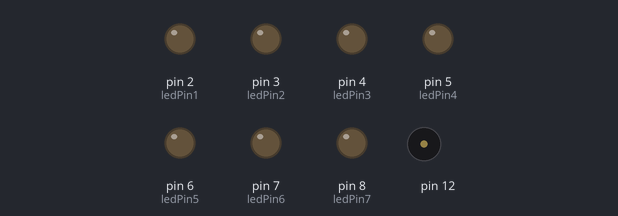
The sketch below on a simulated Arduino Uno, built with avr-gcc and run on an emulated ATmega328P. Shown: output pins drawn as LEDs (lit = HIGH), buzzer (waves = sounding).

Above: at 0.1 s.
At 9.86 s:
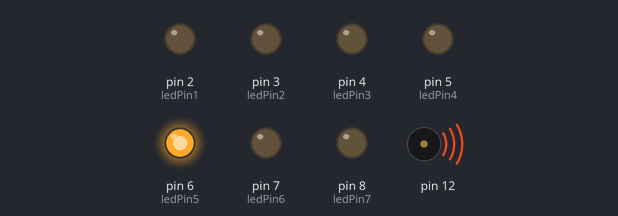
At 15.72 s:
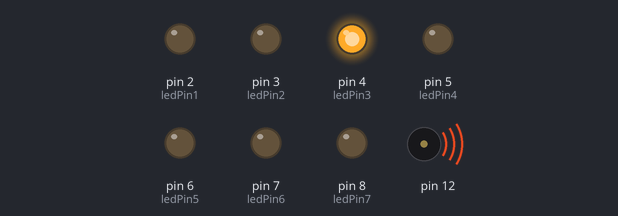
At 19.93 s:
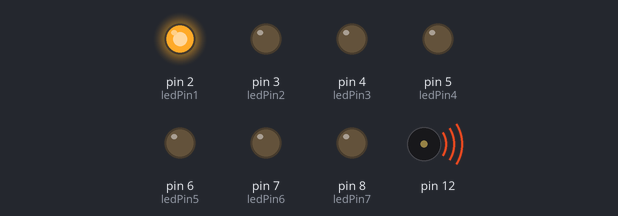
At 26.85 s:
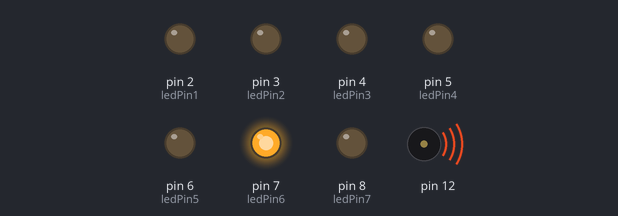
At 39.38 s:
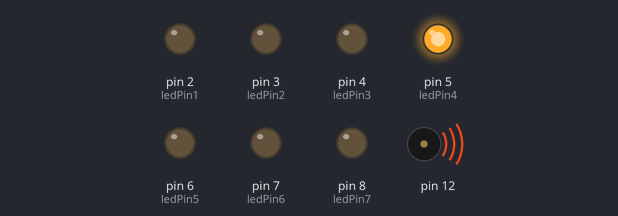
Timing chart, 0 to 40.0 s (numbered marks = the images above):
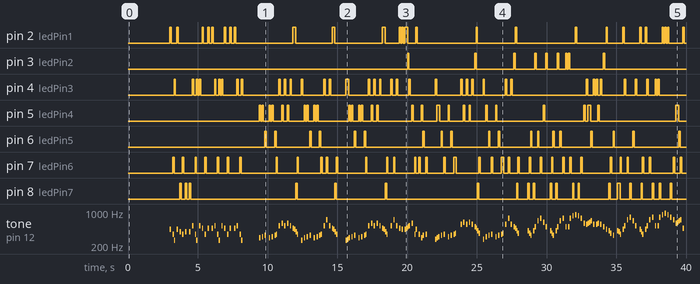

Measured:
- by itself, pin 2 (ledPin1): LOW → HIGH at 3.0 s, → LOW 0.10 s later, → HIGH 0.40 s later, → LOW 0.10 s later, … (52 changes in this stretch)
- by itself, pin 3 (ledPin2): LOW → HIGH at 20.0 s, → LOW 0.10 s later, → HIGH 4.7 s later, → LOW 0.10 s later, … (18 changes in this stretch)
- by itself, pin 4 (ledPin3): LOW → HIGH at 3.3 s, → LOW 0.10 s later, → HIGH 1.2 s later, → LOW 0.10 s later, … (76 changes in this stretch)
- by itself, pin 5 (ledPin4): LOW → HIGH at 9.4 s, → LOW 0.10 s later, → HIGH 0.10 s later, → LOW 0.10 s later, … (58 changes in this stretch)
- by itself, pin 6 (ledPin5): LOW → HIGH at 9.8 s, → LOW 0.10 s later, → HIGH 0.60 s later, → LOW 0.10 s later, … (38 changes in this stretch)
- by itself, pin 7 (ledPin6): LOW → HIGH at 3.2 s, → LOW 0.10 s later, → HIGH 0.60 s later, → LOW 0.10 s later, … (76 changes in this stretch)
- by itself, pin 8 (ledPin7): LOW → HIGH at 3.7 s, → LOW 0.10 s later, → HIGH 0.30 s later, → LOW 0.10 s later, … (42 changes in this stretch)
- by itself, tone on pin 12: plays 440 Hz for 0.10 s, 349 Hz for 0.10 s, 261 Hz for 0.10 s, 440 Hz for 0.10 s, 391 Hz for 0.10 s, 349 Hz for 0.10 s … (191 notes in this stretch)

The sketch:

pianoBuzzLedCoconutMall.ino
```cpp
//Key Values
const int aVal = 10;
const int bVal = 12;
const int cVal = 1;
const int dVal = 3;
const int eVal = 5;
const int fVal = 6;
const int gVal = 8;

//sharp Key Values
const int cValS = 2;
const int dValS = 4;
const int fValS = 7;
const int gValS = 9;
const int aValS = 11;

int sharps[] = {cValS, dValS, fValS, gValS, aValS};

//Led Pins
const int ledPin1 = 2;
const int ledPin2 = 3;
const int ledPin3 = 4;
const int ledPin4 = 5;
const int ledPin5 = 6;
const int ledPin6 = 7;
const int ledPin7 = 8;

//Octave Decleration
double crntOctave = 4;


//get the frequcny method
int frequency(int val, int octave) {
  if (crntOctave == 0) {
    crntOctave = 1;
  }
  double octaveBase = ((crntOctave - 1) * 12) + 3;
  double note = octaveBase + val;

  double exponent = (note - 49) / 12;
  double power = pow(2, exponent);
  double frequency = power * 440;

  return frequency;
}

//turn no the corresponding LED
void light(int val) {

  for (int i = 0; i < 5; i++) {
    if (val == sharps[i]) {
      val -= 1;
    }
  }

  switch (val) {

    case aVal:
      digitalWrite(ledPin1, HIGH);
      delay(100);
      digitalWrite(ledPin1, LOW);
      break;

    case bVal:
      digitalWrite(ledPin2, HIGH);
      delay(100);
      digitalWrite(ledPin2, LOW);
      break;

    case cVal:
      digitalWrite(ledPin3, HIGH);
      delay(100);
      digitalWrite(ledPin3, LOW);
      break;

    case dVal:
      digitalWrite(ledPin4, HIGH);
      delay(100);
      digitalWrite(ledPin4, LOW);
      break;

    case eVal:
      digitalWrite(ledPin5, HIGH);
      delay(100);
      digitalWrite(ledPin5, LOW);
      break;

    case fVal:
      digitalWrite(ledPin6, HIGH);
      delay(100);
      digitalWrite(ledPin6, LOW);
      break;

    case gVal:
      digitalWrite(ledPin7, HIGH);
      delay(100);
      digitalWrite(ledPin7, LOW);
      break;
  }
}

//activacte the buzzer
void buzz(int val) {
  tone(12, frequency(val, crntOctave));
  light(val);
  noTone(12);
}

//SETUP
void setup()
{
  Serial.begin(9600);
  pinMode(12, OUTPUT);

  //led pinmodes
  pinMode(ledPin1, OUTPUT);
  pinMode(ledPin2, OUTPUT);
  pinMode(ledPin3, OUTPUT);
  pinMode(ledPin4, OUTPUT);
  pinMode(ledPin5, OUTPUT);
  pinMode(ledPin6, OUTPUT);
  pinMode(ledPin7, OUTPUT);

}

//LOOP
void loop()
{
  delay(3000);
  crntOctave = 4;
  buzz(aVal);
  delay(100);
  buzz(fVal);
  buzz(cVal);
  delay(100);
  buzz(aVal);
  delay(100);
  buzz(gVal);
  delay(100);
  buzz(fVal);
  delay(100);
  buzz(gVal);
  delay(200);
  buzz(gVal);
  delay(100);

  for (int i = 0; i < 2; i++) {
    crntOctave = 5;
    buzz(cVal);
    delay(100);
    crntOctave = 4;
    buzz(fVal);
    buzz(cVal);
    delay(100);
    crntOctave = 5;
    buzz(cVal);
    delay(100);
    crntOctave = 4;
    buzz(aValS);
    delay(100);
    buzz(fVal);
    delay(100);
    buzz(aValS);
    delay(200);
    buzz(aValS);
    delay(100);
  }

  crntOctave = 5;
  buzz(cVal);
  delay(100);
  crntOctave = 4;
  buzz(fVal);
  buzz(cVal);
  delay(1200);

  //begin here
  buzz(dVal);
  delay(100);
  buzz(dValS);
  delay(100);
  buzz(eVal);
  delay(200);
  buzz(dVal);
  delay(100);
  buzz(dValS);
  delay(100);
  buzz(eVal);
  buzz(fVal);
  delay(100);

  crntOctave = 5;
  for (int i = 0; i < 2; i++) {
    buzz(cVal);
    delay(100);
    buzz(dVal);
    delay(100);
  }
  buzz(cVal);
  delay(100);

  crntOctave = 4;
  buzz(aValS);
  buzz(aVal);
  buzz(gVal);
  buzz(fVal);
  delay(200);

  buzz(cVal);
  delay(100);
  buzz(dVal);
  delay(100);
  buzz(dValS);
  delay(100);
  buzz(eVal);
  delay(200);
  buzz(dVal);
  delay(100);
  buzz(dValS);
  delay(100);
  buzz(eVal);
  buzz(fVal);
  delay(100);

  crntOctave = 5;
  buzz(cVal);
  delay(100);
  buzz(fVal);
  delay(100);
  buzz(cVal);
  delay(100);

  crntOctave = 4;
  buzz(aValS);
  buzz(aVal);
  buzz(gVal);
  buzz(fVal);
  delay(600);

  // begin sixth group
  buzz(cVal);
  buzz(cValS);
  buzz(dVal);
  delay(100);
  buzz(dValS);
  delay(100);
  buzz(eVal);
  delay(200);
  buzz(dVal);
  delay(100);
  buzz(dValS);
  delay(100);
  buzz(eVal);
  buzz(fVal);
  delay(100);

  crntOctave = 5;
  for (int i = 0; i < 2; i++) {
    buzz(cVal);
    delay(100);
    buzz(dVal);
    delay(100);
  }
  buzz(cVal);
  delay(100);

  crntOctave = 4;
  buzz(aValS);
  buzz(aVal);
  buzz(gVal);
  buzz(fVal);
  delay(200);

  crntOctave = 5;
  buzz(cVal);
  delay(100);
  buzz(fVal);
  delay(100);
  buzz(cVal);
  delay(100);

  crntOctave = 4;
  buzz(aValS);
  delay(100);
  buzz(aVal);
  delay(100);
  buzz(aVal);
  buzz(aValS);
  buzz(bVal);

  crntOctave = 5;
  buzz(cVal);
  delay(100);
  buzz(dVal);
  delay(100);

  crntOctave = 4;
  buzz(fVal);
  buzz(aVal);
  delay(100);
  buzz(fVal);
  delay(100);
  buzz(dVal);
  buzz(eVal);
  delay(100);
  buzz(fVal);
  delay(600);

  //eight group
  buzz(cValS);
  buzz(dVal);
  buzz(dValS);
  delay(100);
  buzz(eVal);
  delay(100);
  buzz(fVal);
  delay(200);
  buzz(dValS);
  delay(100);
  buzz(eVal);
  delay(100);
  buzz(fVal);
  buzz(fValS);
  delay(300);

  crntOctave = 5;
  for (int i = 0; i < 2; i++) {
    buzz(cValS);
    delay(100);
    buzz(dValS);
    delay(100);
  }
  buzz(cValS);
  delay(100);

  crntOctave = 4;
  buzz(bVal);
  buzz(aValS);
  buzz(gValS);
  buzz(fValS);
  delay(200);

  buzz(cValS);
  delay(100);
  buzz(dValS);
  delay(100);
  buzz(eVal);
  delay(100);
  buzz(fVal);
  delay(200);
  buzz(dValS);
  delay(100);
  buzz(eVal);
  delay(100);
  buzz(fVal);
  buzz(fValS);
  delay(100);

  crntOctave = 5;
  buzz(cValS);
  delay(100);
  buzz(fValS);
  delay(100);
  buzz(cValS);
  delay(100);

  crntOctave = 4;
  buzz(bVal);
  buzz(aValS);
  buzz(gValS);
  buzz(fValS);
  delay(600);

  buzz(gValS);
  buzz(fValS);
  buzz(eVal);
  delay(100);
  buzz(gValS);
  buzz(bVal);
  delay(100);

  crntOctave = 5;
  buzz(eVal);
  delay(100);
  buzz(fValS);
  delay(100);
  buzz(dValS);
  delay(100);

  crntOctave = 4;
  buzz(bVal);
  delay(200);
  buzz(gValS);
  buzz(fValS);
  buzz(eVal);
  delay(100);
  buzz(gValS);
  buzz(bVal);
  delay(100);

  crntOctave = 5;
  buzz(eVal);
  delay(100);
  buzz(fValS);
  delay(100);

  crntOctave = 4;
  buzz(bVal);
  delay(100);
  buzz(bVal);

  crntOctave = 5;
  buzz(fValS);
  delay(100);
  buzz(gValS);
  delay(100);
  buzz(aVal);
  delay(100);
  buzz(gValS);
  delay(100);
  buzz(fValS);
  delay(100);
  buzz(dVal);
  delay(100);
  buzz(cValS);
  buzz(dVal);
  buzz(dValS);
  buzz(eVal);
  delay(100);
  buzz(cValS);
  delay(100);
  buzz(cValS);
  buzz(dVal);
  delay(100);
  buzz(cValS);
  delay(100);

  crntOctave = 4;
  buzz(bVal);
  delay(100);
  buzz(aVal);
  delay(100);
  buzz(gValS);
  buzz(fValS);
  delay(100);
  buzz(eVal);
  delay(200);
  buzz(gValS);
  buzz(gVal);
  buzz(fVal);
  delay(100);
  buzz(aVal);

  crntOctave = 5;
  buzz(cVal);
  delay(100);
  buzz(fVal);
  delay(100);
  buzz(gVal);
  delay(100);
  buzz(eVal);
  delay(100);
  buzz(cVal);
  delay(200);

  crntOctave = 4;
  buzz(aVal);
  buzz(gVal);
  buzz(fVal);
  delay(100);
  buzz(aVal);

  crntOctave = 5;
  buzz(cVal);
  delay(100);
  buzz(fVal);
  delay(100);
  buzz(gVal);
  delay(100);
  buzz(cVal);
  delay(100);
  buzz(cVal);
  buzz(gVal);
  delay(100);
  buzz(aVal);
  delay(100);
  buzz(aValS);
  delay(100);
  buzz(aVal);
  delay(100);
  buzz(gVal);
  delay(100);
  buzz(fVal);
  delay(100);
  buzz(dVal);
  buzz(dValS);
  buzz(eVal);
  buzz(fVal);
  delay(100);

  crntOctave = 4;
  buzz(aValS);
  delay(200);

  crntOctave = 5;
  buzz(fVal);
  delay(100);
  buzz(dVal);
  buzz(cVal);

  crntOctave = 4;
  buzz(aValS);
  delay(300);
  buzz(aValS);
  delay(100);
  buzz(aValS);
  buzz(aVal);
  buzz(aValS);

  crntOctave = 5;
  buzz(cVal);
  buzz(dVal);
  buzz(eVal);
  buzz(fVal);
  delay(1800);

  crntOctave = 4;
  buzz(bVal);
  delay(300);
  buzz(bVal);
  delay(200);

  crntOctave = 5;
  buzz(cVal);
  delay(100);
  buzz(cValS);
  delay(200);
  buzz(dVal);
  delay(500);

  crntOctave = 4;
  buzz(aValS);
  delay(100);

  crntOctave = 5;
  buzz(dVal);
  delay(1100);
  buzz(dVal);
  delay(300);
  buzz(cVal);
  delay(200);
  buzz(dVal);
  delay(100);
  buzz(dValS);
  delay(200);
  buzz(eVal);


}
```
